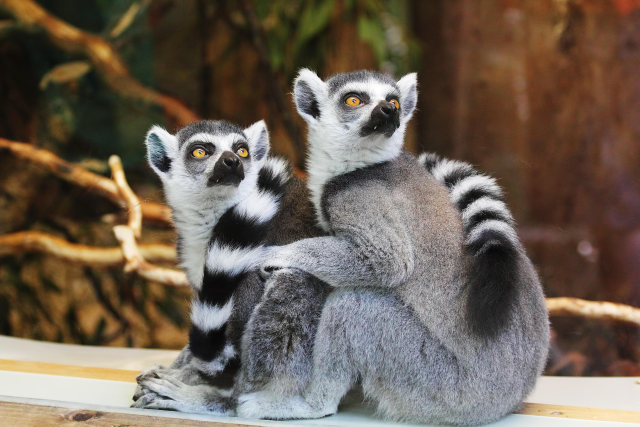
#> input picture Lemur.png, 1280 x 853 px (shown at 1/2 size)
$ jupyter execute 'Laporan Praktikum 3 Dino Adianto Silalahi_202331193.ipynb'
#> lines starting #> are read from the running program, lines starting #| are printed output that depends on the picture
## Import Library

[cell 1]
import cv2
import matplotlib.pyplot as plt
import numpy as np
#2331193_dino adianto silalahi

## Membaca Data Gambar

[cell 2]
img = cv2.imread('Lemur.png')
#> img is the input picture: shape (853, 1280, 3); mean B, G, R 84.5, 96.7, 109.1
#2331193_dino adianto silalahi

[cell 3]
img.shape
#> Out = (853, 1280, 3)
#2331193_dino adianto silalahi

[cell 4]
[baris,kolom] = img.shape[:2]
#> baris = 853; kolom = 1280
#2331193_dino adianto silalahi

## Convert BGR to RGB

[cell 5]
rgb = cv2.cvtColor(img, cv2.COLOR_BGR2RGB)
#2331193_dino adianto silalahi

## Menampilkan Histogram

[cell 6]
fig, axs = plt.subplots(2,2, figsize=(15,5))

#cara 1
axs[0,0].imshow(rgb)
axs[0,1].hist(rgb.ravel(),256,[0,256])

##cara 2
hist = cv2.calcHist([rgb],[0], None,[256],[0,256])
#> hist = 256 values, max 8306 at index 232, min 0 at index 2, mean 4265
axs[1,0].imshow(rgb)
axs[1,1].plot(hist)

#Menampilkan
plt.show()
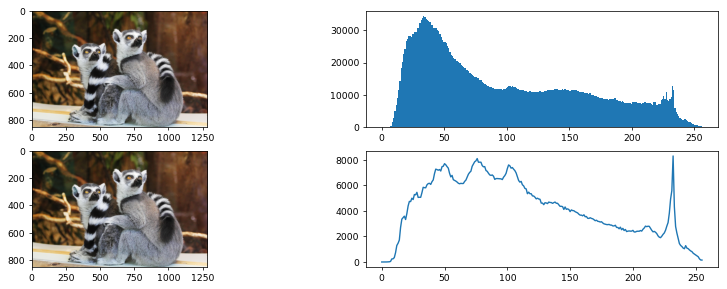
#> figure drawn by matplotlib, 4 panels; panel 2: tallest bar 34331 high, from x = 33 to 34; panel 4: curve peaks at x = 232, y = 8306
#2331193_dino adianto silalahi

## Operasi piksel untuk meningkatkan kecerahan

[cell 7]
beta = 40
citra_cerah = np.zeros((baris, kolom, 3))

for x in range(baris):
    for y in range (kolom):
        gyx = rgb[x,y] + beta
        citra_cerah[x,y] = gyx
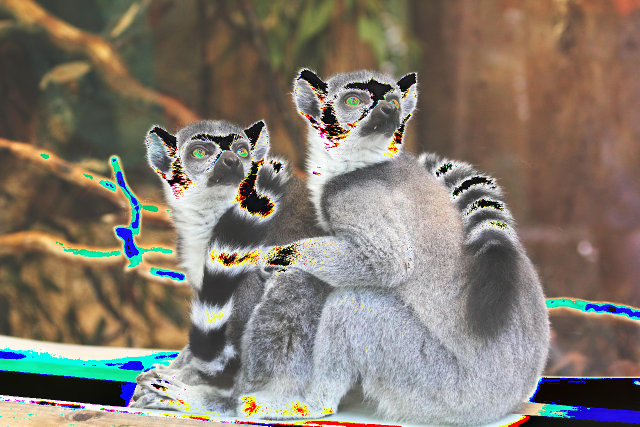
#> citra_cerah: shape (853, 1280, 3) float64 (shown at 1/2 size); mean R, G, B 130.5, 121.8, 110.6

citra_cerah = citra_cerah.astype(np.uint8)

fig, axs = plt.subplots(2,2, figsize=(15,5))
axs[0,0].imshow(rgb)
axs[0,1].hist(rgb.ravel(),256,[0,256])
axs[1,0].imshow(citra_cerah)
axs[1,1].hist(citra_cerah.ravel(),256,[0,256])

plt.show()
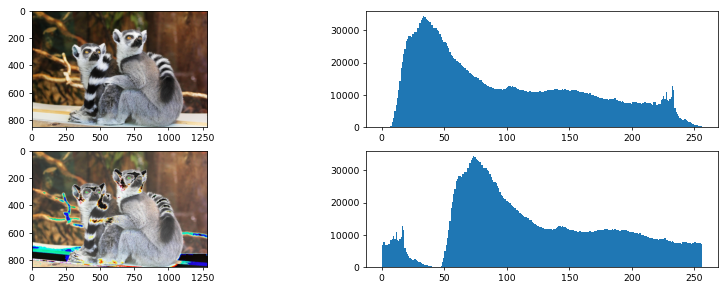
#> figure drawn by matplotlib, 4 panels; panel 2: tallest bar 34331 high, from x = 33 to 34; panel 4: tallest bar 34331 high, from x = 73 to 74
#2331193_dino adianto silalahi

## Operasi Piksel untuk meregangkan kontras

[cell 8]
alpha = 1.2
citra_kontras = np.zeros((baris, kolom, 3))

for x in range(baris):
    for y in range (kolom):
        gyx = rgb[x,y] + alpha
        citra_kontras[x,y] = gyx

citra_kontras = citra_kontras.astype(np.uint8)

fig, axs = plt.subplots(2,2, figsize=(15,5))
axs[0,0].imshow(rgb)
axs[0,1].hist(rgb.ravel(),256,[0,256])
axs[1,0].imshow(citra_kontras)
axs[1,1].hist(citra_kontras.ravel(),256,[0,256])

plt.show()
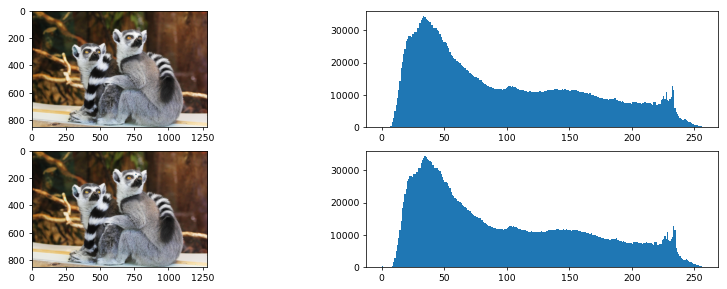
#> figure drawn by matplotlib, 4 panels; panel 2: tallest bar 34331 high, from x = 33 to 34; panel 4: tallest bar 34331 high, from x = 34 to 35
#2331193_dino adianto silalahi

## Operasi piksel gabungan antara meningkatkan kecerahan dan meregangkan kontras

[cell 9]
beta = 10
alpha = 1.2
citra_hasil = np.zeros((baris, kolom, 3))

for x in range(baris):
    for y in range (kolom):
        gyx = alpha * rgb[x,y] + beta
        citra_hasil[x,y] = gyx

citra_hasil = citra_hasil.astype(np.uint8)
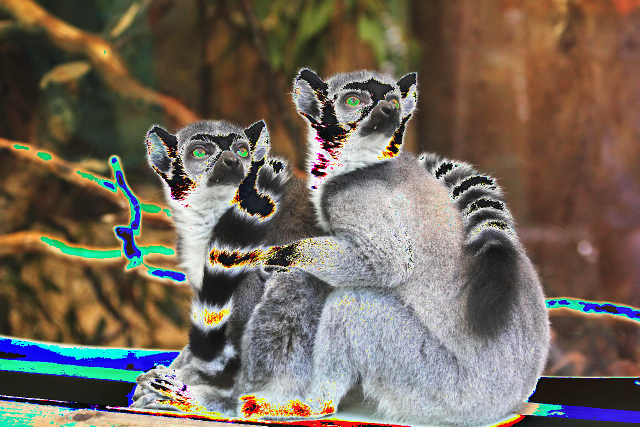
#> citra_hasil: shape (853, 1280, 3) (shown at 1/2 size); mean R, G, B 115.1, 103.8, 91.5

fig, axs = plt.subplots(2,2, figsize=(15,5))
axs[0,0].imshow(rgb)
axs[0,1].hist(rgb.ravel(),256,[0,256])
axs[1,0].imshow(citra_hasil)
axs[1,1].hist(citra_hasil.ravel(),256,[0,256])

plt.show()
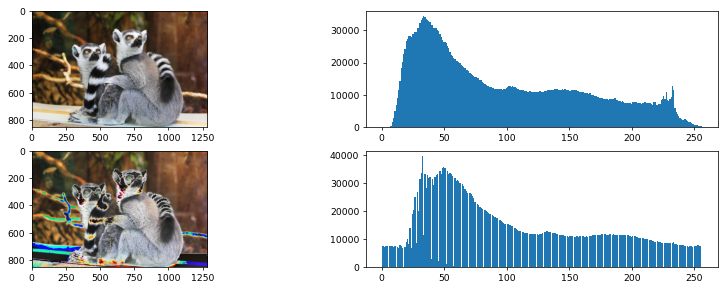
#> figure drawn by matplotlib, 4 panels; panel 2: tallest bar 34331 high, from x = 33 to 34; panel 4: tallest bar 39515 high, from x = 32 to 33
#2331193_dino adianto silalahi

## Membalik Citra

[cell 10]
beta = 10
alpha = 1.2
citra_negatif = np.zeros((baris, kolom, 3))

for x in range(baris):
    for y in range (kolom):
        fyx = 225 - rgb[x,y]
        citra_negatif[x,y] = fyx
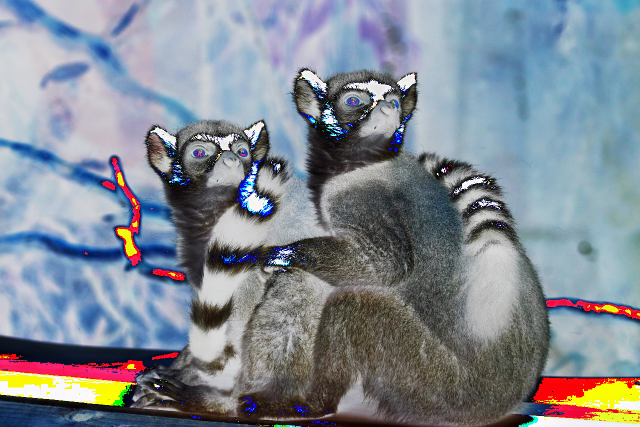
#> citra_negatif: shape (853, 1280, 3) float64 (shown at 1/2 size); mean R, G, B 129.4, 137.4, 147

citra_negatif = citra_negatif.astype(np.uint8)

fig, axs = plt.subplots(2,2, figsize=(15,5))
axs[0,0].imshow(rgb)
axs[0,1].hist(rgb.ravel(),256,[0,256])
axs[1,0].imshow(citra_negatif)
axs[1,1].hist(citra_negatif.ravel(),256,[0,256])

plt.show()
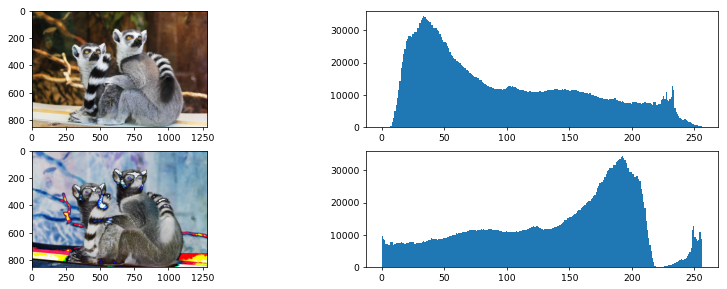
#> figure drawn by matplotlib, 4 panels; panel 2: tallest bar 34331 high, from x = 33 to 34; panel 4: tallest bar 34331 high, from x = 192 to 193
#2331193_dino adianto silalahi
